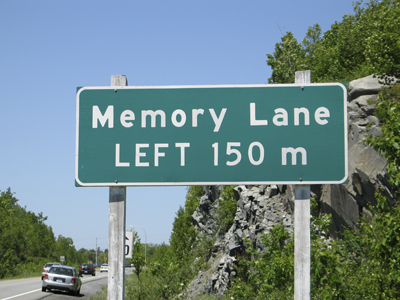
#> input picture Assignments/Project/sign_board.jpg, 400 x 300 px
$ python text_extract.py   (Python 2 division)
#> lines starting #> are read from the running program, lines starting #| are printed output that depends on the picture; after the words box and inside, x2 and y2 are one past the last pixel; in counts of white or black regions, pixels touching at a corner belong together
import cv2
import numpy as np
import sys
import os.path


input_file = "sign_board.jpg"
output_file = "text_extract.png"


# Determine pixel intensity
# Apparently human eyes register colors differently.
# TVs use this formula to determine
# pixel intensity = 0.30R + 0.59G + 0.11B
def ii(xx, yy):
    global img, img_y, img_x
    if yy >= img_y or xx >= img_x:
        #print "pixel out of bounds ("+str(y)+","+str(x)+")"
        return 0
    pixel = img[yy][xx]
    return 0.30 * pixel[2] + 0.59 * pixel[1] + 0.11 * pixel[0]


# A quick test to check whether the contour is
# a connected shape
def connected(contour):
    first = contour[0][0]
    last = contour[len(contour) - 1][0]
    return abs(first[0] - last[0]) <= 1 and abs(first[1] - last[1]) <= 1


# Helper function to return a given contour
def c(index):
    global contours
    return contours[index]


# Count the number of real children
def count_children(index, h_, contour):
    # No children
    if h_[index][2] < 0:
        return 0
    else:
        #If the first child is a contour we care about
        # then count it, otherwise don't
        if keep(c(h_[index][2])):
            count = 1
        else:
            count = 0

            # Also count all of the child's siblings and their children
        count += count_siblings(h_[index][2], h_, contour, True)
        return count


# Quick check to test if the contour is a child
def is_child(index, h_):
    return get_parent(index, h_) > 0


# Get the first parent of the contour that we care about
def get_parent(index, h_):
    parent = h_[index][3]
    while not keep(c(parent)) and parent > 0:
        parent = h_[parent][3]

    return parent


# Count the number of relevant siblings of a contour
def count_siblings(index, h_, contour, inc_children=False):
    # Include the children if necessary
    if inc_children:
        count = count_children(index, h_, contour)
    else:
        count = 0

    # Look ahead
    p_ = h_[index][0]
    while p_ > 0:
        if keep(c(p_)):
            count += 1
        if inc_children:
            count += count_children(p_, h_, contour)
        p_ = h_[p_][0]

    # Look behind
    n = h_[index][1]
    while n > 0:
        if keep(c(n)):
            count += 1
        if inc_children:
            count += count_children(n, h_, contour)
        n = h_[n][1]
    return count


# Whether we care about this contour
def keep(contour):
    return keep_box(contour) and connected(contour)


# Whether we should keep the containing box of this
# contour based on it's shape
def keep_box(contour):
    xx, yy, w_, h_ = cv2.boundingRect(contour)

    # width and height need to be floats
    w_ *= 1.0
    h_ *= 1.0

    # Test it's shape - if it's too oblong or tall it's
    # probably not a real character
    if w_ / h_ < 0.1 or w_ / h_ > 10:
        return False

    # check size of the box
    if ((w_ * h_) > ((img_x * img_y) / 5)) or ((w_ * h_) < 15):
        return False

    return True


def include_box(index, h_, contour):
    if is_child(index, h_) and count_children(get_parent(index, h_), h_, contour) <= 2:
        return False

    if count_children(index, h_, contour) > 2:
        return False
    return True

print 'Loading image...'
orig_img = cv2.imread(input_file)
#> orig_img is the input picture: shape (300, 400, 3); mean B, G, R 137.1, 135.4, 111.8

# Add a border to the image for processing sake
img = cv2.copyMakeBorder(orig_img, 50, 50, 50, 50, cv2.BORDER_CONSTANT)
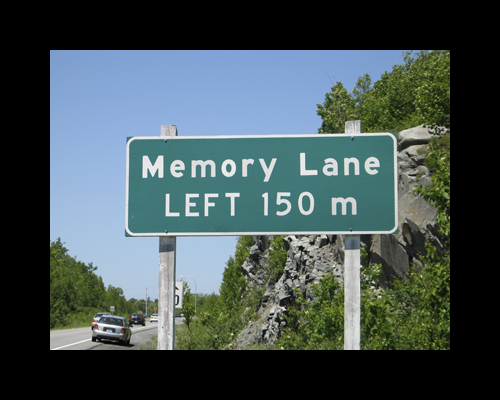
#> img: shape (400, 500, 3); mean B, G, R 82.3, 81.2, 67.1

# Calculate the width and height of the image
img_y = len(img)
#> img_y = 400
img_x = len(img[0])
#> img_x = 500

#Split out each channel
blue, green, red = cv2.split(img)
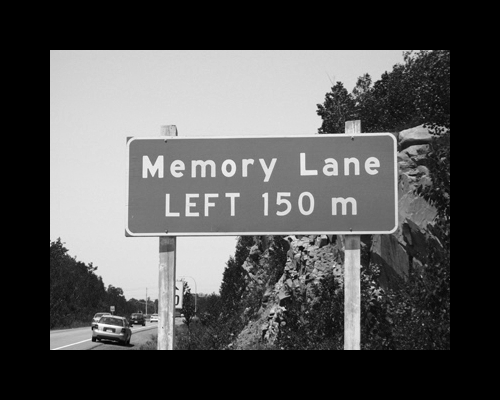
#> blue: shape (400, 500); min 0, max 255, mean 82.3
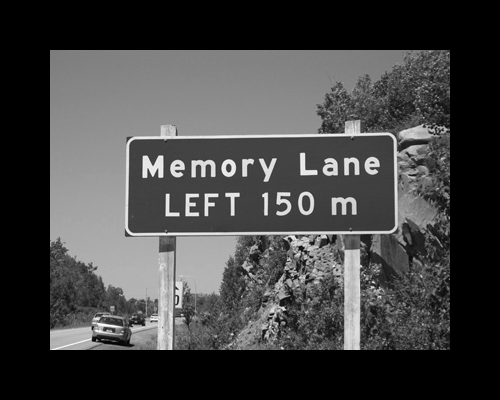
#> red: shape (400, 500); min 0, max 255, mean 67.1

print 'Running canny edge detection on red, blue and green channels...'
blue_edges = cv2.Canny(blue, 200, 250)
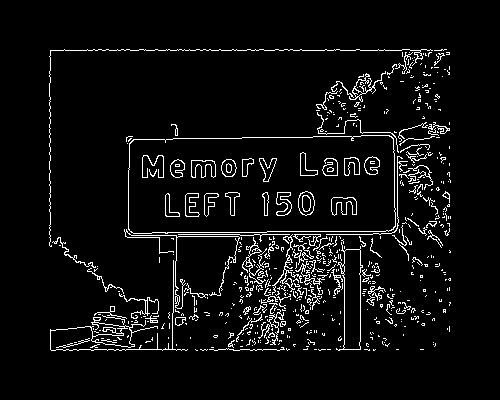
#> blue_edges: shape (400, 500); 5.4% white in thin lines or dots, all inside (x1, y1, x2, y2) = (49, 49, 451, 351)
green_edges = cv2.Canny(green, 200, 250)
red_edges = cv2.Canny(red, 200, 250)

# Join edges back into image
edges = blue_edges | green_edges | red_edges
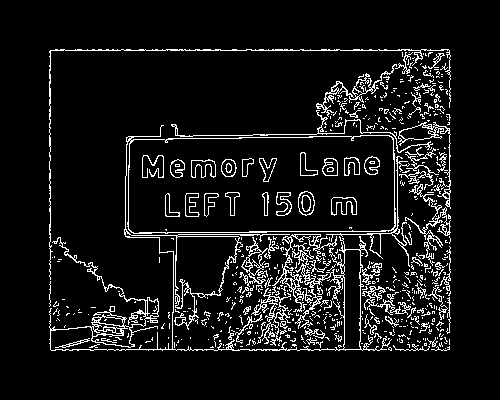
#> edges: shape (400, 500); 8.2% white in thin lines or dots, all inside (x1, y1, x2, y2) = (49, 49, 451, 351)

print 'Finding the contours'

contours, hierarchy = cv2.findContours(edges.copy(), cv2.RETR_TREE, cv2.CHAIN_APPROX_NONE)
#> contours = 936 contours, 831 with area under 20; largest, box (x1, y1, x2, y2) and area: (49, 125, 410, 351) 32138, (128, 135, 396, 234) 24972, (175, 236, 240, 309) 2977, (343, 249, 363, 350) 1586, (398, 122, 451, 209) 599

hierarchy = hierarchy[0]

# These are the boxes that we are determining
keepers = []

print 'For each contour, selecting the bounding rectangle'
for index_, contour_ in enumerate(contours):

    x, y, w, h = cv2.boundingRect(contour_)

    # Check the contour and it's bounding box
    if keep(contour_) and include_box(index_, hierarchy, contour_):
        # It's a winner!
        keepers.append([contour_, [x, y, w, h]])
#> this loop made 936 passes
#> (x, y, w, h) on passes 1, 4, 5: (445, 348, 1, 1), (291, 347, 1, 1), (223, 347, 1, 1)

# Make a white copy of our image
new_image = edges.copy()
new_image.fill(255)
#> new_image: shape (400, 500); every value is 255
boxes = []

print 'Looping through every pixel in the box and coloring the pixel accordingly...'
# For each box, find the foreground and background intensities
for index_, (contour_, box) in enumerate(keepers):

    # Find the average intensity of the edge pixels to
    # determine the foreground intensity
    fg_int = 0.0
    for p in contour_:
        fg_int += ii(p[0][0], p[0][1])

    fg_int /= len(contour_)

    # Find the intensity of three pixels going around the
    # outside of each corner of the bounding box to determine
    # the background intensity
    x_, y_, width, height = box
    bg_int = \
        [
            # bottom left corner 3 pixels
            ii(x_ - 1, y_ - 1),
            ii(x_ - 1, y_),
            ii(x_, y_ - 1),

            # bottom right corner 3 pixels
            ii(x_ + width + 1, y_ - 1),
            ii(x_ + width, y_ - 1),
            ii(x_ + width + 1, y_),

            # top left corner 3 pixels
            ii(x_ - 1, y_ + height + 1),
            ii(x_ - 1, y_ + height),
            ii(x_, y_ + height + 1),

            # top right corner 3 pixels
            ii(x_ + width + 1, y_ + height + 1),
            ii(x_ + width, y_ + height + 1),
            ii(x_ + width + 1, y_ + height)
        ]

    # Find the median of the background
    # pixels determined above
    bg_int = np.median(bg_int)

    # Determine if the box should be inverted
    if fg_int >= bg_int:
        fg = 255
        bg = 0
    else:
        fg = 0
        bg = 255
#Looping through every pixel in the box and coloring the pixel accordingly
    for x in range(x_, x_ + width):
        for y in range(y_, y_ + height):
            if y >= img_y or x >= img_x:
                continue
            if ii(x, y) > fg_int:
                new_image[y][x] = bg
            else:
                new_image[y][x] = fg
#> this loop made 315 passes
#> box on passes 1 to 3: [388, 347, 4, 4], [431, 346, 19, 5], [393, 344, 37, 7]
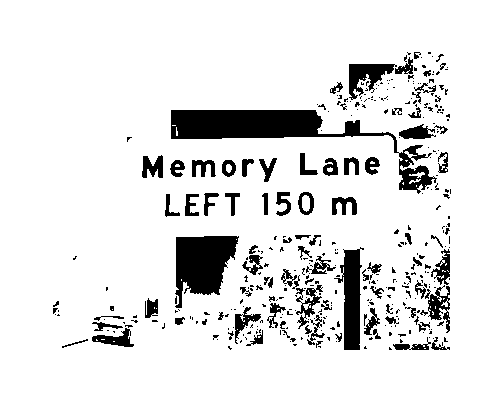
#> new_image: shape (400, 500); 89.1% white; 389 black regions (299 under 20 px), largest, box (x1, y1, x2, y2) and area: (171, 110, 437, 194) 5471, (175, 236, 239, 308) 2980, (334, 247, 364, 350) 1657

print 'Applying blur to improve ocr accuracy...'
new_image = cv2.blur(new_image, (2, 2))
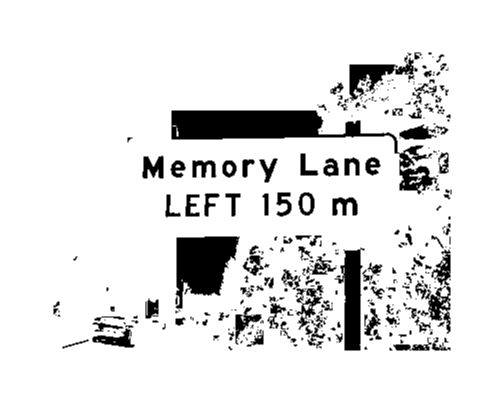
#> new_image: shape (400, 500); min 0, max 255, mean 227.2
cv2.imwrite(output_file, new_image)

$ run again, with Assignments/assignment 1/ductile_iron2-0.jpg copied over Assignments/Project/sign_board.jpg
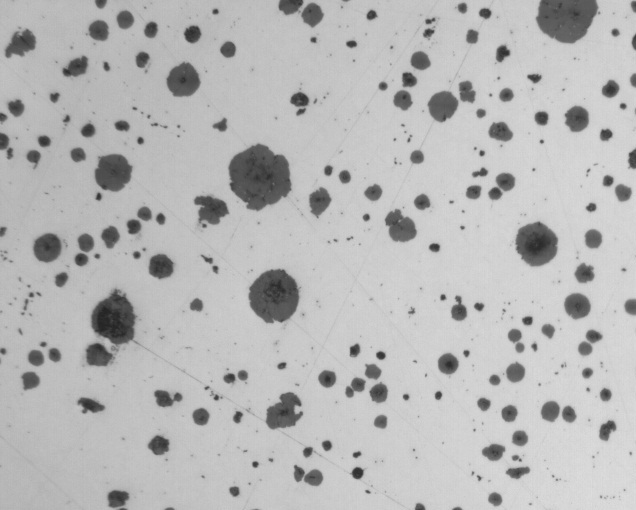
#> input picture Assignments/assignment 1/ductile_iron2-0.jpg, 636 x 510 px
#> orig_img is the input picture: shape (510, 636, 3); min 35, max 222, mean 183.4
#> img_y = 610
#> img_x = 736
#> `blue_edges = cv2.Canny(blue, 200, 250)`:
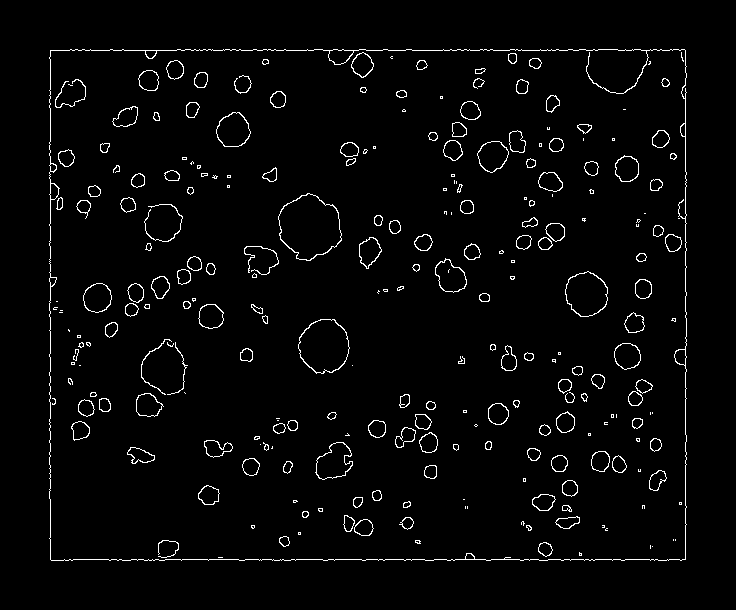
#> blue_edges: shape (610, 736); 2.7% white in thin lines or dots, all inside (x1, y1, x2, y2) = (49, 49, 687, 561)
#> contours = 453 contours, 162 with area under 20; largest, box (x1, y1, x2, y2) and area: (49, 49, 687, 561) 323710, (49, 49, 687, 561) 322852, (278, 193, 342, 261) 3048, (278, 193, 342, 261) 2984, (298, 319, 350, 374) 2102
#> the loop `for index_, contour_ in enumerate(contours): ` made 453 passes
#> (x, y, w, h) on passes 2 to 4: (465, 553, 10, 7), (674, 349, 13, 17), (49, 277, 8, 10)
#> the loop `for index_, (contour_, box) in enumerate(keepers):` made 195 passes
#> box on passes 1 to 3: [465, 553, 10, 7], [674, 349, 13, 17], [49, 277, 8, 10]
#> `new_image = cv2.blur(new_image, (2, 2))`:
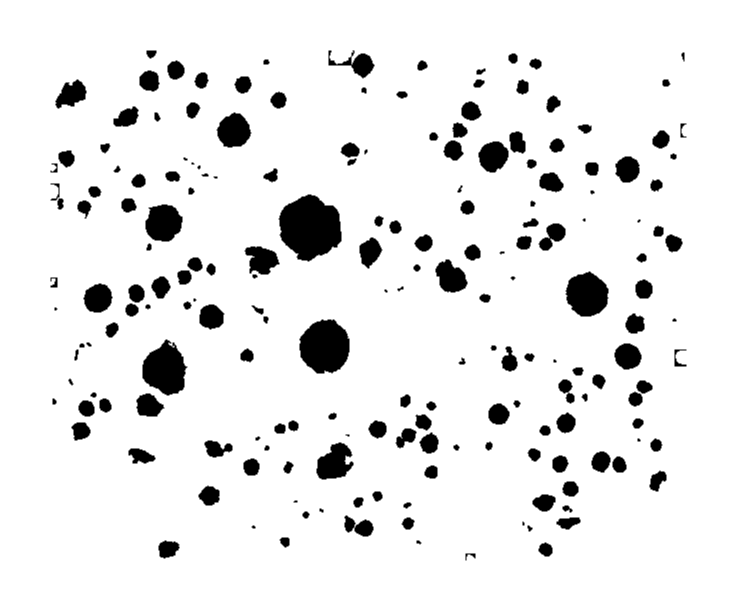
#> new_image: shape (610, 736); min 0, max 255, mean 234.3
